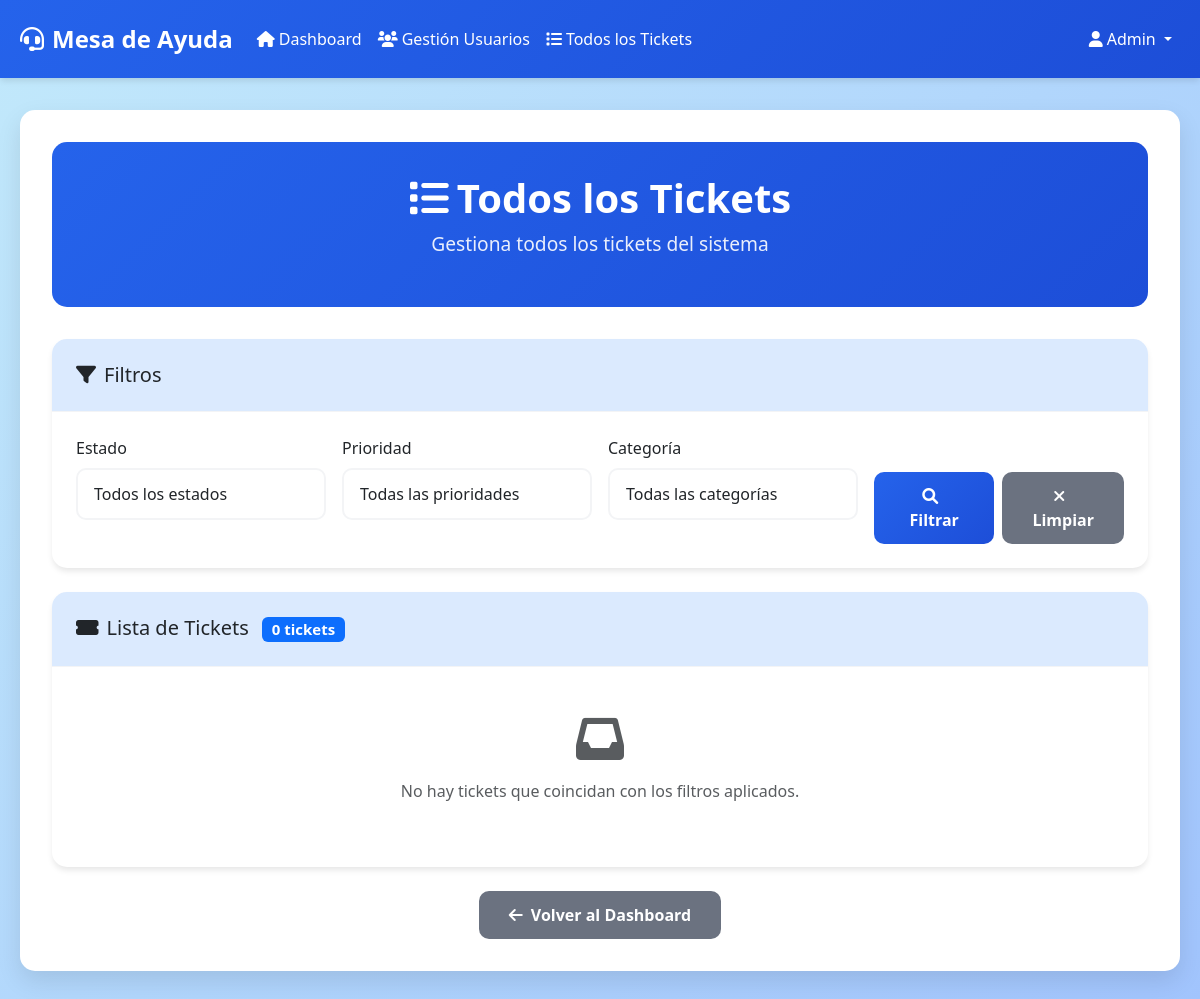
The app's page /todos_tickets.php (signed in), older data.
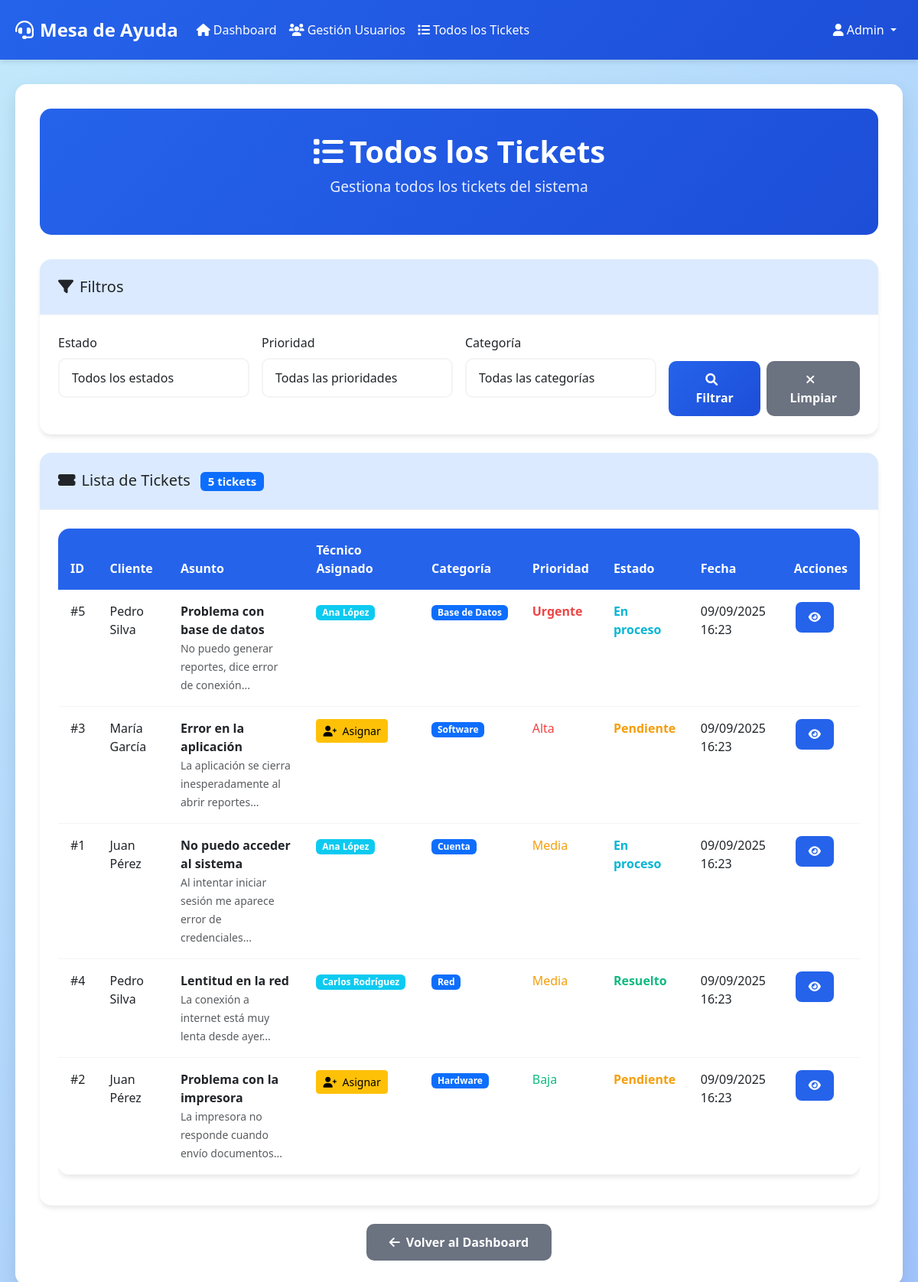
The same page, newer data.
### tables this page shows
CREATE TABLE IF NOT EXISTS tickets (
    id_ticket INT AUTO_INCREMENT PRIMARY KEY,
    id_usuario INT NOT NULL,
    asunto VARCHAR(255) NOT NULL,
    descripcion TEXT NOT NULL,
    categoria VARCHAR(50) NOT NULL,
    prioridad ENUM('Baja', 'Media', 'Alta', 'Urgente') DEFAULT 'Media',
    estado ENUM('Pendiente', 'En proceso', 'Resuelto', 'Cerrado usuario', 'Cerrado automático') DEFAULT 'Pendiente',
    fecha_creacion DATETIME DEFAULT CURRENT_TIMESTAMP,
    fecha_ultima_actualizacion DATETIME DEFAULT CURRENT_TIMESTAMP ON UPDATE CURRENT_TIMESTAMP,
    fecha_resolucion DATETIME NULL,
    id_tecnico_asignado INT NULL,
    FOREIGN KEY (id_usuario) REFERENCES usuarios(id_usuario) ON DELETE CASCADE,
    FOREIGN KEY (id_tecnico_asignado) REFERENCES usuarios(id_usuario) ON DELETE SET NULL
);

CREATE TABLE IF NOT EXISTS usuarios (
    id_usuario INT AUTO_INCREMENT PRIMARY KEY,
    nombre VARCHAR(100) NOT NULL,
    correo VARCHAR(100) NOT NULL UNIQUE,
    contrasena VARCHAR(255) NOT NULL,
    rol ENUM('cliente', 'tecnico', 'admin') DEFAULT 'cliente',
    fecha_registro TIMESTAMP DEFAULT CURRENT_TIMESTAMP,
    activo BOOLEAN DEFAULT TRUE
);

### todos_tickets.php (the view, shortened to what the changed rows need)
<?php
require_once 'conexion.php';
$rol = $_SESSION['rol'];
$where_conditions = [];
$params = [];
$where_clause = !empty($where_conditions) ? 'WHERE ' . implode(' AND ', $where_conditions) : '';
try {
    $sql = "SELECT t.*, u.nombre as cliente, tec.nombre as tecnico_asignado
            FROM tickets t
            JOIN usuarios u ON t.id_usuario = u.id_usuario
            LEFT JOIN usuarios tec ON t.id_tecnico_asignado = tec.id_usuario
            $where_clause
            ORDER BY t.prioridad DESC, t.fecha_creacion DESC";
    $stmt = $pdo->prepare($sql);
    $stmt->execute($params);
    $tickets = $stmt->fetchAll();
} catch(PDOException $e) {
    $error = 'Error al cargar los tickets.';
}
?>
<!DOCTYPE html>
<html lang="es">
<head>
    <link href="https://cdn.jsdelivr.net/npm/bootstrap@5.3.0/dist/css/bootstrap.min.css" rel="stylesheet">
    <link href="https://cdnjs.cloudflare.com/ajax/libs/font-awesome/6.0.0/css/all.min.css" rel="stylesheet">
    <link href="estilos.css" rel="stylesheet">
</head>
<body>
    <div class="container">
        <div class="dashboard-container fade-in">
            <div class="dashboard-header">
                <h1 class="dashboard-title">
                    <i class="fas fa-list me-2"></i>Todos los Tickets
                </h1>
            </div>
            <div class="card">
                <div class="card-header">
                    <h5 class="mb-0">
                        <i class="fas fa-ticket-alt me-2"></i>Lista de Tickets
                        <span class="badge bg-primary ms-2"><?php echo count($tickets); ?> tickets</span>
                    </h5>
                </div>
                <div class="card-body">
                    <?php if (empty($tickets)): ?>
                        <div class="text-center py-4">
                            <i class="fas fa-inbox fa-3x text-muted mb-3"></i>
                            <p class="text-muted">No hay tickets que coincidan con los filtros aplicados.</p>
                        </div>
                    <?php else: ?>
                        <div class="table-responsive">
                            <table class="table">
                                <thead>
                                    <tr>
                                        <th>ID</th>
                                        <th>Cliente</th>
                                        <th>Asunto</th>
                                        <?php if ($rol === 'admin'): ?>
                                            <th>Técnico Asignado</th>
                                        <?php endif; ?>
                                        <th>Categoría</th>
                                        <th>Prioridad</th>
                                        <th>Estado</th>
                                        <th>Fecha</th>
                                        <th>Acciones</th>
                                    </tr>
                                </thead>
                                <tbody>
                                    <?php foreach ($tickets as $ticket): ?>
                                        <tr>
                                            <td>#<?php echo $ticket['id_ticket']; ?></td>
                                            <td><?php echo htmlspecialchars($ticket['cliente']); ?></td>
                                            <td>
                                                <div class="fw-bold"><?php echo htmlspecialchars($ticket['asunto']); ?></div>
                                                <small class="text-muted">
                                                    <?php echo substr(htmlspecialchars($ticket['descripcion']), 0, 100); ?>...
                                                </small>
                                            </td>
                                            <?php if ($rol === 'admin'): ?>
                                                <td>
                                                    <?php if ($ticket['tecnico_asignado']): ?>
                                                        <span class="badge bg-info"><?php echo htmlspecialchars($ticket['tecnico_asignado']); ?></span>
                                                    <?php else: ?>
                                                        <button class="btn btn-sm btn-warning" onclick="abrirModalAsignar(<?php echo $ticket['id_ticket']; ?>)">
                                                            <i class="fas fa-user-plus me-1"></i> Asignar
                                                        </button>
                                                    <?php endif; ?>
                                                </td>
                                            <?php endif; ?>
                                            <td>
                                                <span class="badge bg-primary"><?php echo $ticket['categoria']; ?></span>
                                            </td>
                                            <td>
                                                <span class="prioridad-<?php echo strtolower($ticket['prioridad']); ?>">
                                                    <?php echo $ticket['prioridad']; ?>
                                                </span>
                                            </td>
                                            <td>
                                                <span class="estado-<?php echo str_replace(' ', '-', strtolower($ticket['estado'])); ?>">
                                                    <?php echo $ticket['estado']; ?>
                                                </span>
                                            </td>
                                            <td><?php echo date('d/m/Y H:i', strtotime($ticket['fecha_creacion'])); ?></td>
                                            <td>
                                                <a href="ver_ticket.php?id=<?php echo $ticket['id_ticket']; ?>"
                                                   class="btn btn-action btn-view btn-sm">
                                                    <i class="fas fa-eye"></i>
                                                </a>
                                            </td>
                                        </tr>
                                    <?php endforeach; ?>
                                </tbody>
                            </table>
                        </div>
                    <?php endif; ?>
                </div>
            </div>
        </div>
    </div>

Row changes from the older to the newer data that the page shows:
added tickets: id_ticket "5", id_usuario.nombre "Pedro Silva", asunto "Problema con base de datos", descripcion "No puedo generar reportes, dice error de conexión", id_tecnico_asignado.nombre "Ana López", categoria "Base de Datos", prioridad "Urgente", estado "En proceso", fecha_creacion "09/09/2025 16:23"
added tickets: id_ticket "3", id_usuario.nombre "María García", asunto "Error en la aplicación", descripcion "La aplicación se cierra inesperadamente al abrir reportes", categoria "Software", prioridad "Alta", estado "Pendiente", fecha_creacion "09/09/2025 16:23"
added tickets: id_ticket "1", id_usuario.nombre "Juan Pérez", asunto "No puedo acceder al sistema", descripcion "Al intentar iniciar sesión me aparece error de credenciales", id_tecnico_asignado.nombre "Ana López", categoria "Cuenta", prioridad "Media", estado "En proceso", fecha_creacion "09/09/2025 16:23"
added tickets: id_ticket "4", id_usuario.nombre "Pedro Silva", asunto "Lentitud en la red", descripcion "La conexión a internet está muy lenta desde ayer", id_tecnico_asignado.nombre "Carlos Rodríguez", categoria "Red", prioridad "Media", estado "Resuelto", fecha_creacion "09/09/2025 16:23"
added tickets: id_ticket "2", id_usuario.nombre "Juan Pérez", asunto "Problema con la impresora", descripcion "La impresora no responde cuando envío documentos", categoria "Hardware", prioridad "Baja", estado "Pendiente", fecha_creacion "09/09/2025 16:23"
Text that changed along with them:
count($tickets): "0" → "5"
text no longer shown: "No hay tickets que coincidan con los filtros aplicados."
text now shown: "ID Cliente Asunto Técnico Asignado Categoría Prioridad Estado Fecha Acciones"
